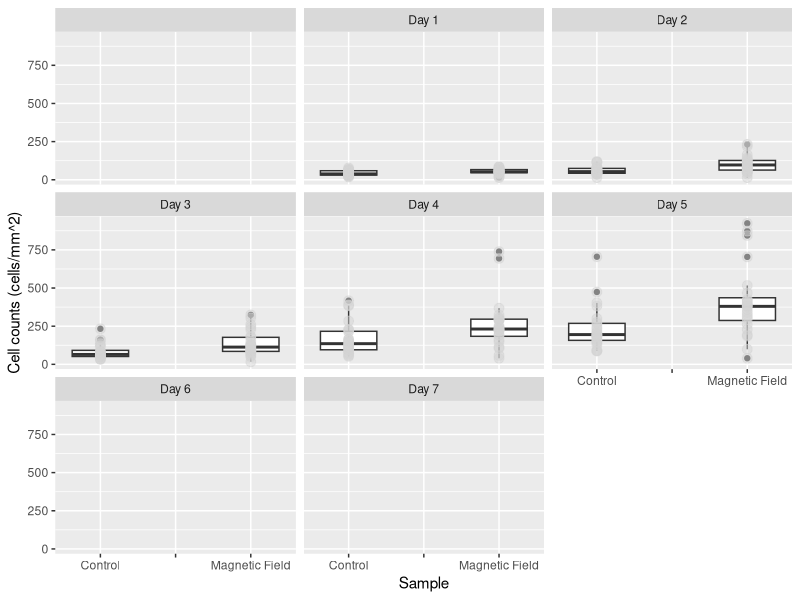
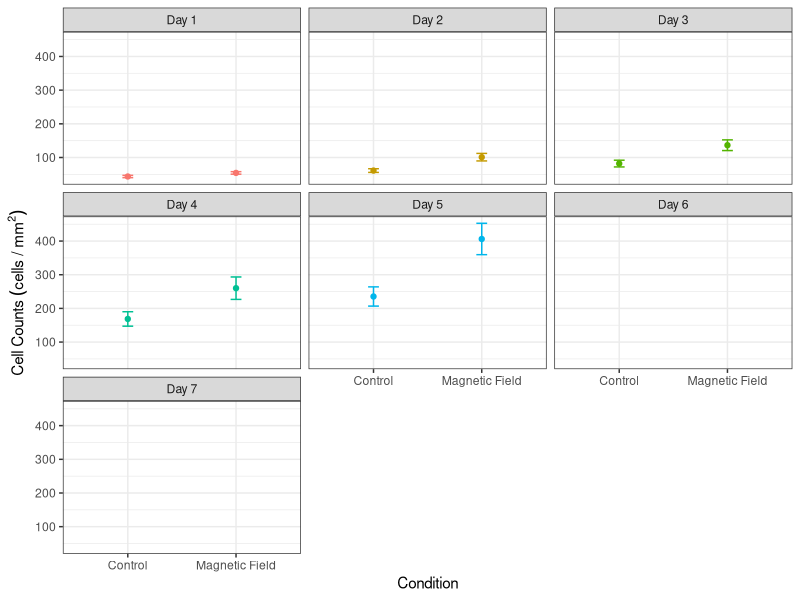
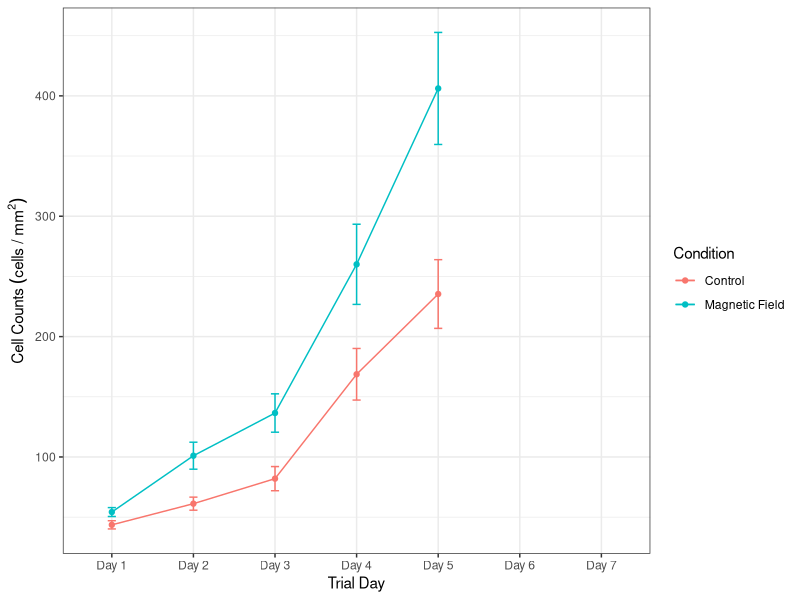
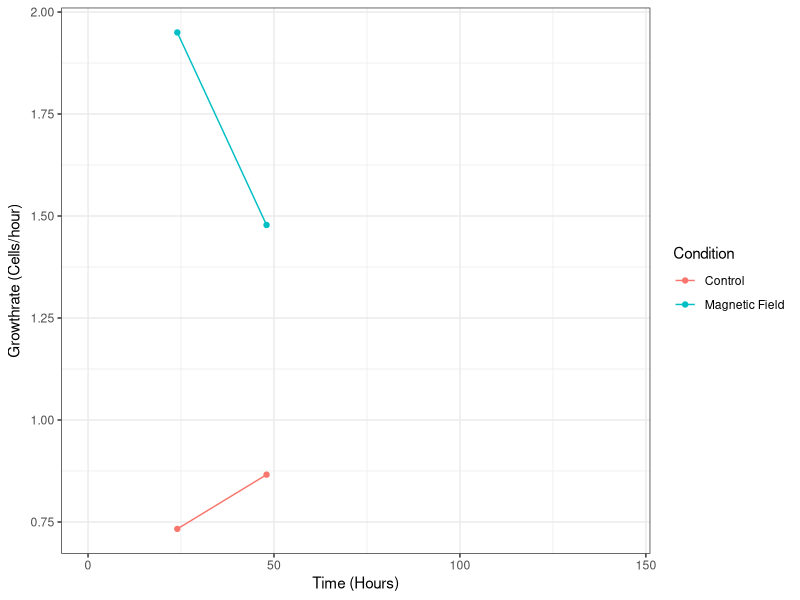
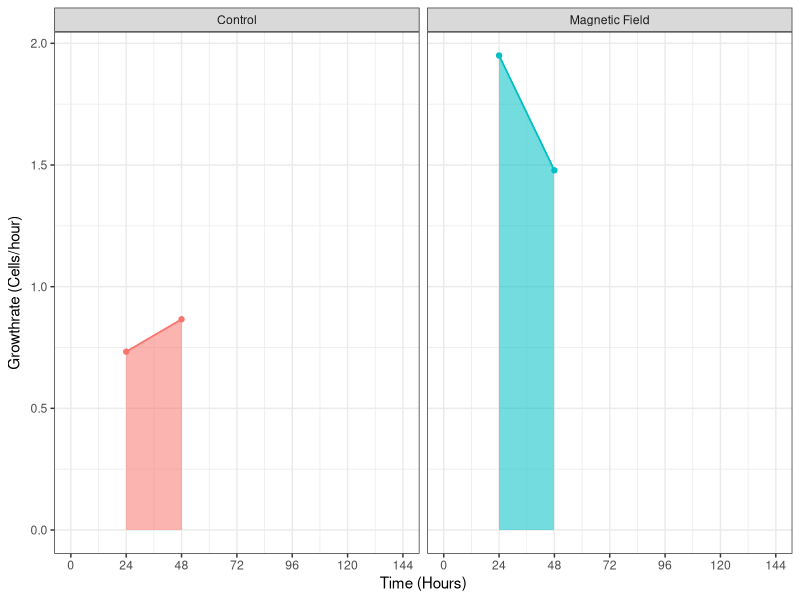

The R script that drew these images, in order:
## ---- chunk 1
# clear the environment
rm(list = ls())

# import the libraries that we will use
library(ggplot2)
library(dplyr)
library(here)
library(ggfortify)

## ---- chunk 2
# import the data set that we will be analysing, the stringsAsFactors = True argument converts categorical data to factors so we can analyse the levels
counts <- read.csv(here("Data", "CMF4_HT22Cells_3-3_3-10.csv"),stringsAsFactors = TRUE)

# take a look at the structure of the data
glimpse(counts)

# recode the counts to be before and after exposure
counts$Condition <- recode(counts$Condition, "B-Field" = 'Magnetic Field')

# relevel the data to put the control first
counts<- mutate(counts, Condition = relevel(Condition, ref = "Control"),
                        )



## ---- chunk 3
# make a box plot of the data
ggplot(counts, aes(x = Condition, y = Cell_Count)) +
geom_boxplot()+
  geom_point(size = 3, colour = 'lightgrey', alpha = 0.5)+
  facet_wrap(~Trial_Day)+
  xlab("Sample") +
  ylab("Cell counts (cells/mm^2)")
## ---- chunk 4
# find the means of the cell counts and put them in a new table
mean_counts <- counts %>% 
  filter(!is.na(Date), !is.na(Trial_Day), Condition == "Control" | Condition == "Magnetic Field") %>%
    group_by(Condition,Trial_Day) %>% summarise(
      meancounts = mean(Cell_Count),
      secounts = sd(Cell_Count)/sqrt(sum(!is.na(Cell_Count)))
  
       )
## ---- chunk 5
# create scatterplot with error bars
ggplot(mean_counts, aes(Condition, meancounts, color = Trial_Day))+
     geom_point()+
     geom_line()+
     geom_errorbar(aes(ymin = meancounts - secounts,
                       ymax = meancounts + secounts), width = 0.1)+
    theme_bw()+
    facet_wrap(~Trial_Day)+
    theme(legend.position="none")+
    xlab("Condition")+
    ylab(expression(Cell~Counts~(cells~"/"~mm^2)))
         
## ---- chunk 6
library(scales)
# create scatter plot with error bars
ggplot(mean_counts, aes(Trial_Day, meancounts, color = Condition, group = Condition))+
     geom_point()+
     geom_line()+
     scale_color_manual(values=c('#F8766D','#00BFC4', "dodgerblue"))+
     geom_errorbar(aes(ymin = meancounts - secounts,
                       ymax = meancounts + secounts), width = 0.1)+
    theme_bw()+
    #theme(legend.position="none")+
    xlab("Trial Day")+
    ylab(expression(Cell~Counts~(cells~"/"~mm^2)))
## ---- chunk 7
# calculate the growth rates using a for loop and store the results of the data in   a new dataframe

#define the starting value of x (where we want the loop to start iterating through   our previous data set)
  x <- 1

# make an empty data frame
d <- data.frame()

# Write for loop to go through and create a new data set with the growth rates
  for(i in mean_counts$meancounts) {
    y = mean_counts$meancounts[x + 1]
    
    z = (y-mean_counts$meancounts[x])/24
    
    print(z)
    
    x = x+1
    
    d = rbind(d, z)
  }

## ---- chunk 8
# add in the hours and slope variables to look at how the growth rate changes over time
mean_counts["Hours"] <-c(0,24,48,72,96, 120, 144, 0,24,48,72,96, 120, 144)
mean_counts["Slope"] <- c(NA,0.733, 0.866, NA, NA, NA, NA, NA,1.95, 1.478, NA, NA, NA, NA)

## ---- chunk 9
# create scatter plot that shows the slopes of each of the conditions
ggplot(mean_counts, aes(Hours, Slope, color = Condition, group = Condition))+
     geom_point()+
     geom_line()+
     scale_color_manual(values=c('#F8766D','#00BFC4'))+
     #geom_errorbar(aes(ymin = standardcounts - secounts,
                       #ymax = standardcounts + secounts), width = 0.1)+
    theme_bw()+
    #theme(legend.position="none")+
    xlab("Time (Hours)")+
    ylab(expression("Growthrate (Cells/hour)"))
## ---- chunk 10
# create scatter plot that shows the slopes of each of the conditions
ggplot(mean_counts, aes(Hours, Slope, color = Condition, group = Condition))+
     geom_point()+
     geom_line()+
     scale_color_manual(values=c('#F8766D','#00BFC4'))+
     #geom_errorbar(aes(ymin = standardcounts - secounts,
                       #ymax = standardcounts + secounts), width = 0.1)+
    geom_area(aes(fill = Condition, alpha = 0.2))+
    
    theme_bw()+
    scale_x_continuous(breaks=seq(0,144,by=24))+
    theme(legend.position="none")+
    xlab("Time (Hours)")+
    ylab(expression("Growthrate (Cells/hour)")) +
  facet_wrap(~Condition)
